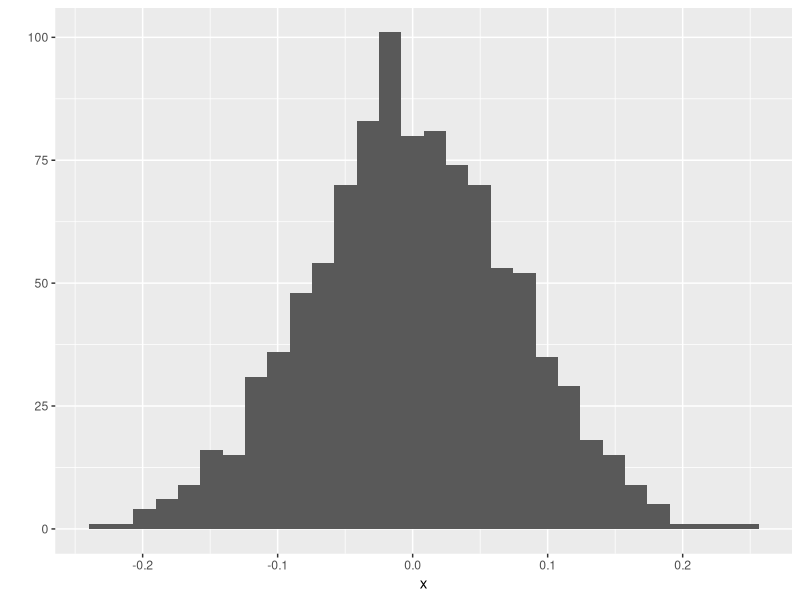
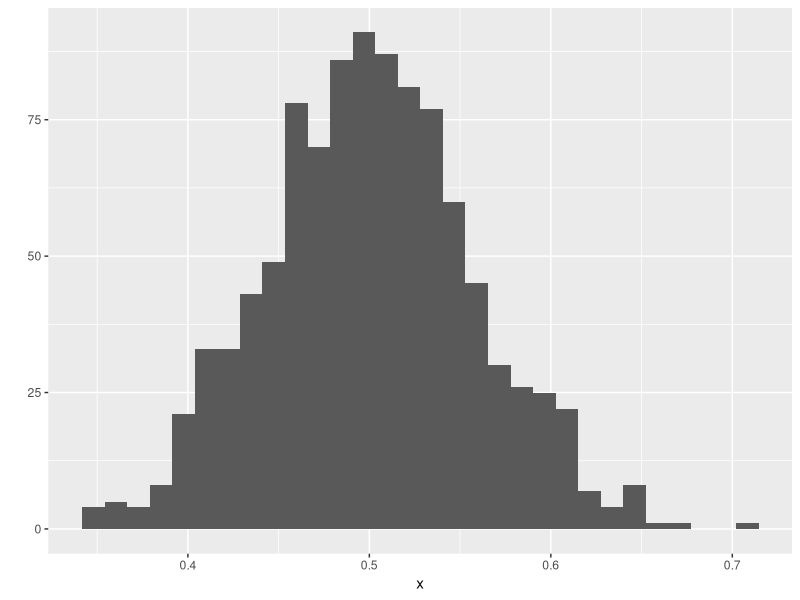
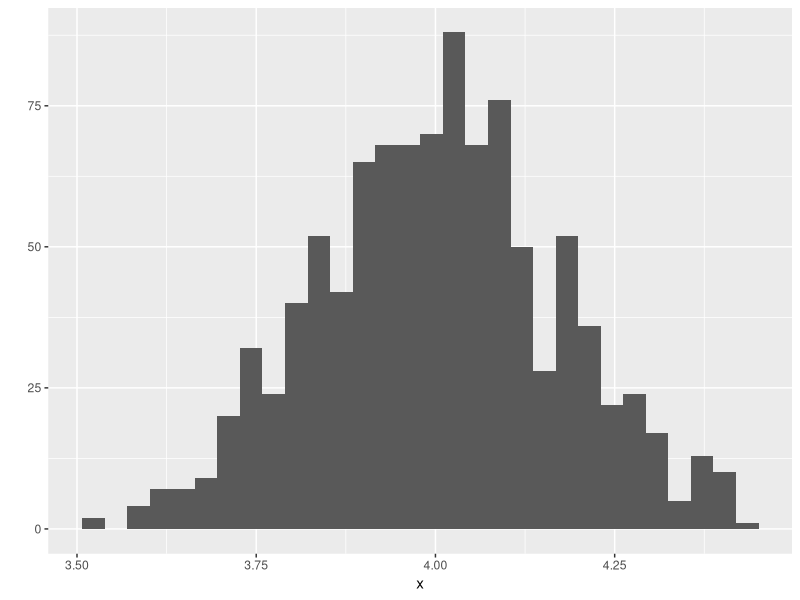
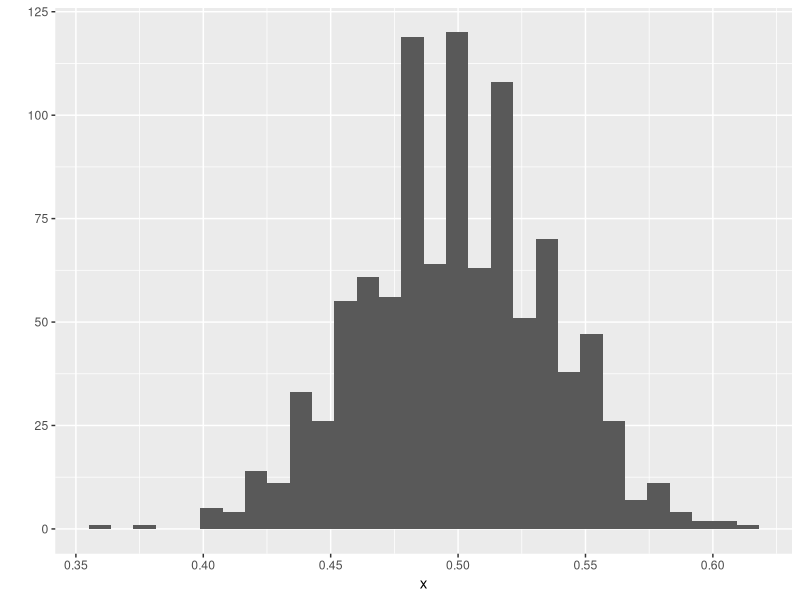
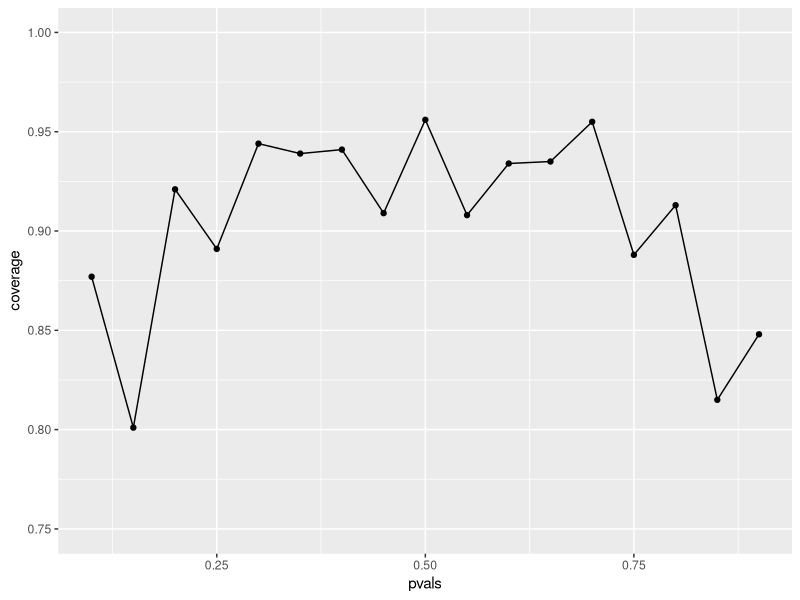
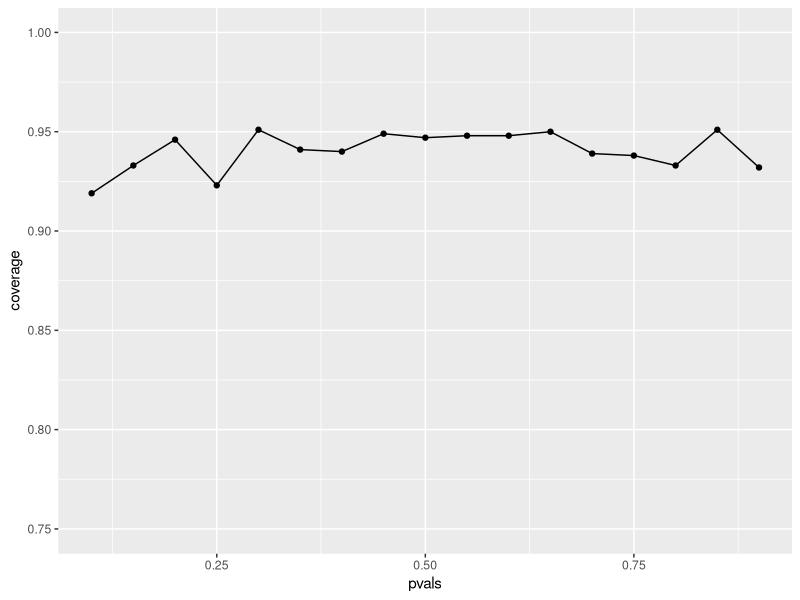
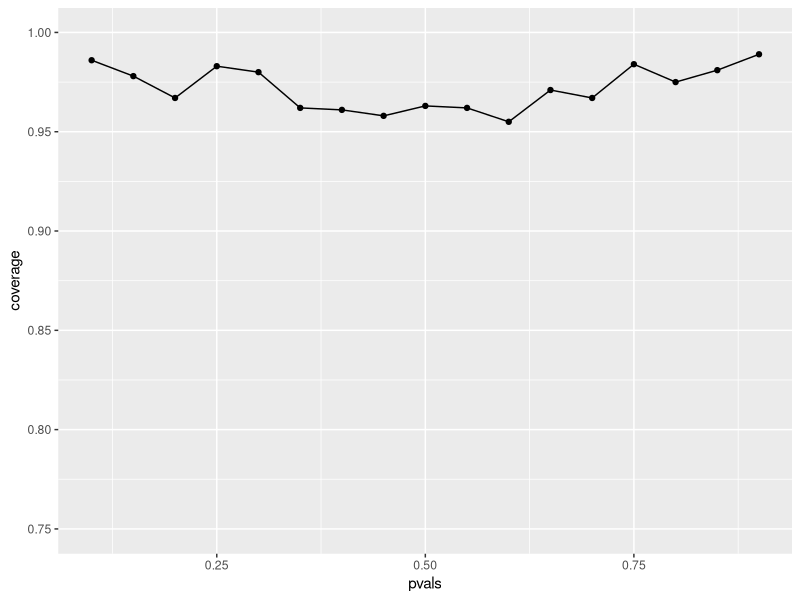
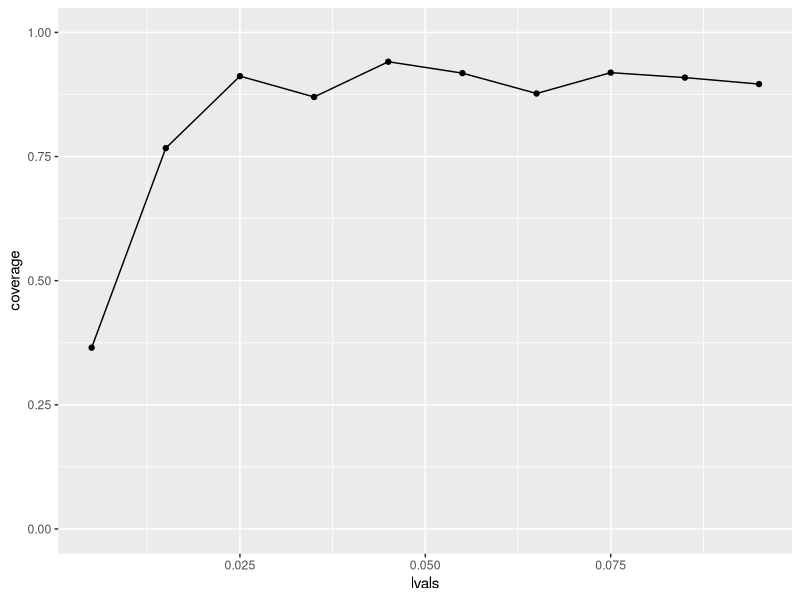

Recreate these plots in R, in order.
## ---- chunk 1
library(ggplot2)
n <- abs(rnorm(1, rnorm(1, 100, 25), rnorm(1, 50, 25)))
x <- sapply(rep(n, 1000), function(x) mean(rnorm(x, 0, 1)))
qplot(x)
1/sqrt(n)
sd(x)
## ---- chunk 2
n <- abs(rnorm(1, rnorm(1, 100, 25), rnorm(1, 50, 25)))
x <- sapply(rep(n, 1000), function(x) mean(runif(x, 0, 1)))
qplot(x)
1/sqrt(12*n)
sd(x)
## ---- chunk 3
n <- abs(rnorm(1, rnorm(1, 100, 25), rnorm(1, 50, 25)))
x <- sapply(rep(n, 1000), function(x) mean(rpois(x, 4)))
qplot(x)
2/sqrt(n)
sd(x)
## ---- chunk 4
n <- abs(rnorm(1, rnorm(1, 100, 25), rnorm(1, 50, 25)))
x <- sapply(rep(n, 1000), function(x) mean(rbinom(n, 1, 0.5)))
qplot(x)
1/(2*sqrt(n))
sd(x)
## ---- chunk 5
pbinom(6, 8, 0.5, lower.tail = FALSE)
## ---- chunk 6
n <- 20
pvals <- seq(0.1, 0.9, by = 0.05)
nosim <- 1000
coverage <- sapply(pvals, function(p) {
     phats <- rbinom(nosim, size = n, prob = p)/n
     lolimit <- phats - qnorm(0.975) * sqrt(phats * (1 - phats)/n)
     uplimit <- phats + qnorm(0.975) * sqrt(phats * (1 - phats)/n)
     mean(lolimit < p & uplimit > p)
})
## ---- chunk 7
qplot(pvals, coverage, geom = c("point", "line"), ylim = c(0.75, 1))
## ---- chunk 8
n <- 200
pvals <- seq(0.1, 0.9, by = 0.05)
nosim <- 1000
coverage <- sapply(pvals, function(p) {
     phats <- rbinom(nosim, size = n, prob = p)/n
     lolimit <- phats - qnorm(0.975) * sqrt(phats * (1 - phats)/n)
     uplimit <- phats + qnorm(0.975) * sqrt(phats * (1 - phats)/n)
     mean(lolimit < p & uplimit > p)
})
qplot(pvals, coverage, geom = c("point", "line"), ylim = c(0.75, 1))
## ---- chunk 9
n <- 20
pvals <- seq(0.1, 0.9, by = 0.05)
nosim <- 1000
coverage <- sapply(pvals, function(p) {
     phats <- (rbinom(nosim, size = n, prob = p) + 2)/(n + 4)
     lolimit <- phats - qnorm(0.975) * sqrt(phats * (1 - phats)/n)
     uplimit <- phats + qnorm(0.975) * sqrt(phats * (1 - phats)/n)
     mean(lolimit < p & uplimit > p)
})
qplot(pvals, coverage, geom = c("point", "line"), ylim = c(0.75, 1))
## ---- chunk 10
x <- 5
t <- 94.32
l <- x/t
round(l + c(-1, 1) * qnorm(0.975) * sqrt(l/t), 3)
## ---- chunk 11
lvals <- seq(0.005, 0.1, by = 0.01)
nosim <- 1000
t <- 100
coverage <- sapply(lvals, function(l) {
     lhats <- rpois(nosim, lambda = l*t)/t
     lolimit <- lhats - qnorm(0.975) * sqrt(lhats/t)
     uplimit <- lhats + qnorm(0.975) * sqrt(lhats/t)
     mean(lolimit < l & uplimit > l)
})
qplot(lvals, coverage, geom = c("point", "line"), ylim = c(0, 1))
## ---- chunk 12
lvals <- seq(0.005, 0.1, by = 0.01)
nosim <- 1000
t <- 1000
coverage <- sapply(lvals, function(l) {
     lhats <- rpois(nosim, lambda = l*t)/t
     lolimit <- lhats - qnorm(0.975) * sqrt(lhats/t)
     uplimit <- lhats + qnorm(0.975) * sqrt(lhats/t)
     mean(lolimit < l & uplimit > l)
})
qplot(lvals, coverage, geom = c("point", "line"), ylim = c(0, 1))
